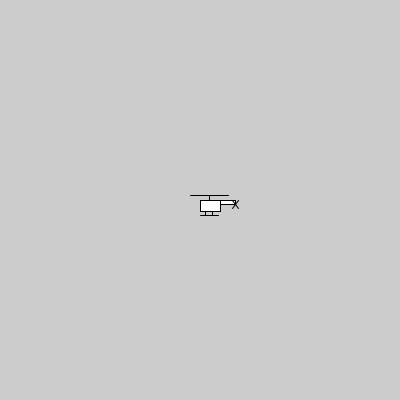
Frame 1 (no input)
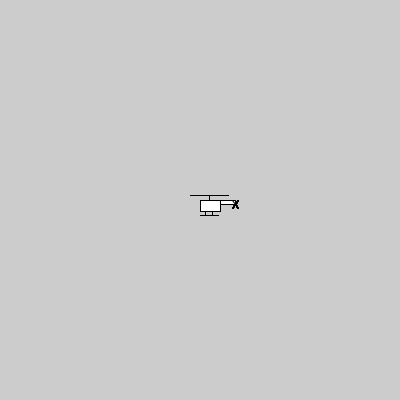
Frame 60 (the mouse pressed at the canvas centre just before this capture)
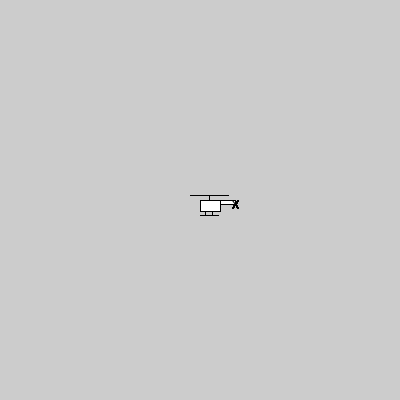
Frame 120 (the mouse held since frame 60 and released just before this capture)

The Processing sketch that drew these frames (run headless with seeded random() and noise(); from frame 60 on, the mouse is pressed at the canvas centre):

// Processing sketch: sketch_mar21c
// ── sketch_mar21c.pde
void setup() {
 size(400,400);
 smooth(); 
}  

void draw () {
  rectMode(CORNER);
  rect(200,200,20,11);                      //fuesalage
  rect(220,200,15,4);                       //tail
  line(205,211,205,215);                    //part A of landing gear
  line(212,211,212,215);                    //part B of landing gear
  line(200,215,218,215);                    //part C of landing gear
  line(209,200,209,195);                    //part A of Main Rotor
  
  line(190,195,209,195);
  line(209,195,228,195);                      //Need to make these flash as if flying

  line(232,200,238,208);
  line(232,208,238,200);
}
